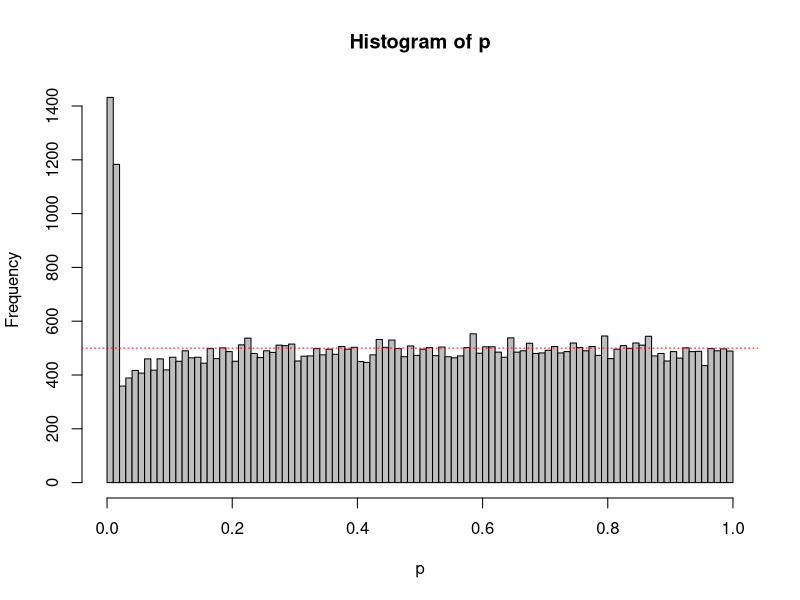

Write the R code that produced this figure.
N<-100 #total number of datapoints (per condition) you are willing to collect
Looks<-5 #set number of looks at the data
nSim<-50000 #number of simulated studies
alpha<-0.0158 #set alpha

D<-0 #True effect size (must be 0 when simulating Type 1 errors)

#Take care of some settings
options(scipen=100, digits=4) #disable scientific notation for numbers
LookN<-ceiling(seq(0,N,N/Looks)) #Determine at which N's to look
LookN<-LookN[-1] #remove look at 0
LookN<-LookN[LookN > 2] #Remove looks at N of 1 or 2 (not possible with t-test)
Looks<-length(LookN) #if looks are removed, change number of looks
matp<-matrix(NA, nrow=nSim, ncol=Looks) #Matrix for p-values at sequential tests
SigSeq<-numeric(Looks) #Variable to store final p-values
OptStop<-numeric(nSim) #variable to store positions of optional stopping
p<-numeric(nSim) #Variable to save optional stopping p-values

#Loop data generation for each study, then loop to perform a test for each N 
for (i in 1:nSim){
  x<-rnorm(n = N, mean = 0, sd = 1)
  y<-rnorm(n = N, mean = D, sd = 1)
  for (j in 1:Looks){
  matp[i,j]<-t.test(x[1:LookN[j]],y[1:LookN[j]], var.equal=TRUE)$p.value #perform the t-test, store
  }
  cat('Loop', i, 'of', nSim,'\n')
}

#Save Type 1 error rate for each look
for (i in 1:Looks){
  SigSeq[i] <- sum(matp[,i]<alpha)
}

#Get the positions at which are stopped, and then these p-values
for (i in 1:nSim){
  OptStop[i] <- min(which(matp[i,]<alpha))
}
OptStop[is.infinite(OptStop)] <- Looks #If nothing significant, take last p-value (fixes error warning)
for (i in 1:nSim){
  p[i] <- matp[i,OptStop[i]]
}

breaks<-100
hist(p, breaks=breaks,col="grey")
abline(h=nSim/breaks, col = "red", lty=3)

#Return Type 1 error rates for each look, and the the Type 1 error rate when only reporting the lowest p-value over all looks
cat("Type 1 error rates for look 1 to", Looks,":", SigSeq/nSim)
cat("Type 1 error rate when only the lowest p-value for all looks is reported:", sum(p<alpha)/nSim)

#? Daniel Lakens, 2016. 
# This work is licensed under a Creative Commons Attribution-NonCommercial-ShareAlike 4.0 International License. https://creativecommons.org/licenses/by-nc-sa/4.0/